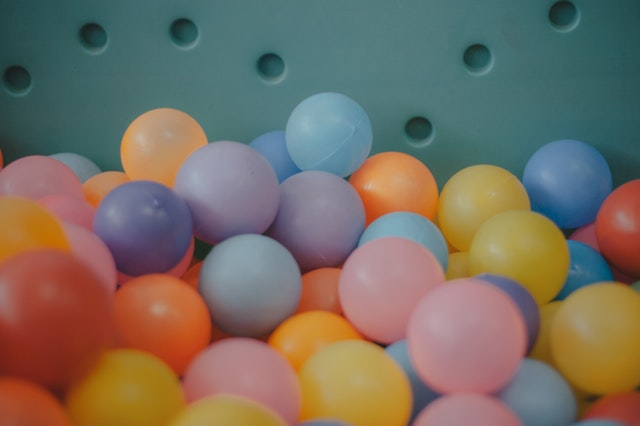
#> input picture 10.klasor/balls.jpg, 640 x 426 px, given in place of the camera
$ python ekrana_resim_cizdirme.py
#> lines starting #> are read from the running program, lines starting #| are printed output that depends on the picture; after the words box and inside, x2 and y2 are one past the last pixel; in counts of white or black regions, pixels touching at a corner belong together
import cv2
import numpy as np
from collections import deque ##bu fonksiyon sayesinde listeleme  işi yapicaz.
# [10 lines of commented-out code are left out]

capture = None
for i in range(100):
    capture = cv2.VideoCapture(i, cv2.CAP_DSHOW)
    if capture.isOpened():
        print(f"Camera opened with index {i}")
        break
    capture.release()

if not capture or not capture.isOpened():
    print("Error: Could not open any video capture.")
    exit()


kernel = ((5,5),np.uint8)

#mavi silgim icin
lower_blue = np.array([100,60,60])
upper_blue = np.array([140,255,255])

#cizdigimiz cizgilerin noktalairni saklamak icin listeleri olusturucaz
blue_points = [deque(maxlen=512)]
green_points = [deque(maxlen=512)]
red_points = [deque(maxlen=512)]
yellow_points = [deque(maxlen=512)]
#bunlarin indekslerine ihtiyacaimiz var birazdan while dongusu icerisinde indeksleri kullanicaz

blue_indeks = 0
green_indeks = 0
red_indeks = 0
yellow_indeks = 0

colors = [(255,0,0),(0,255,0),(0,0,255),(0,255,255)]
#colors[0] aslinda mavi ((255,0,0)) yani
color_indeks = 0

#paint windowu ayarlicaz

paintWindow = np.zeros((471,636,3)) + 255 # siyahti ama biz 255 ekledik 0lardan olusan matris 255ten olusmaya basladi ve beyaz oldu
#bunun uzerine ciizmler yapcaz
paintWindow = cv2.rectangle(paintWindow,(40,1),(140,65),(0,0,0),2)
#eğer mavi nesnem paintwindowuma cizdigim beyaz dikdörtgenimin koordinatlari içerisine girerse ekran temizlenecek.

#diğer düğmeleri de oluşturalim
paintWindow = cv2.rectangle(paintWindow,(160,1),(255,65),colors[0],-1)
paintWindow = cv2.rectangle(paintWindow,(275,1),(370,65),colors[1],-1)
paintWindow = cv2.rectangle(paintWindow,(390,1),(485,65),colors[2],-1)
paintWindow = cv2.rectangle(paintWindow,(505,1),(600,65),colors[3],-1)
#-1 olmasi kapali anlamina içi dolu  geliyor aslinda

font = cv2.FONT_HERSHEY_SIMPLEX
cv2.putText(paintWindow,"CLEAR ALL",(49,33),font,0.5,(0,0,0),2,cv2.LINE_AA)
cv2.putText(paintWindow,"BLUE",(185,33),font,0.5,(255,255,255),2,cv2.LINE_AA)
cv2.putText(paintWindow,"GREEN",(298,33),font,0.5,(255,255,255),2,cv2.LINE_AA)
cv2.putText(paintWindow,"RED",(420,33),font,0.5,(255,255,255),2,cv2.LINE_AA)
cv2.putText(paintWindow,"YELLOW",(520,33),font,0.5,(255,255,255),2,cv2.LINE_AA)

cv2.namedWindow("Paint") #beyaz bir cizim penceremiz olcak bu
#aslinda olustrudgumuz seyi bu pencere işine yerleştiricem


while 1:
    ret,frame = capture.read()
#> frame is the input picture: shape (426, 640, 3); mean B, G, R 97.5, 110.1, 120
    frame = cv2.flip(frame,1)
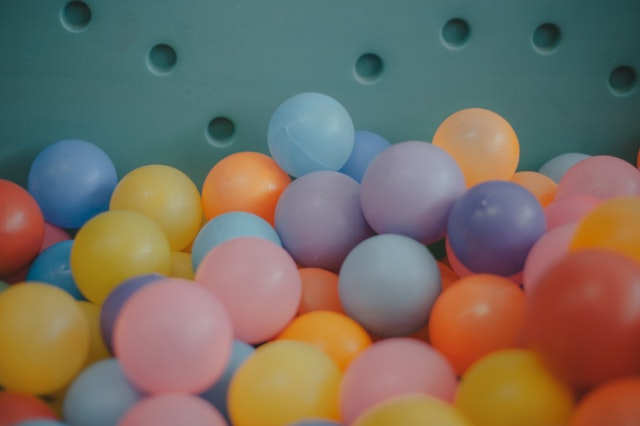
#> frame: shape (426, 640, 3); mean B, G, R 97.5, 110.1, 120

    #nesneyi yakalicaz hsv,mask islemleri
    hsv = cv2.cvtColor(frame,cv2.COLOR_BGR2HSV)
#> hsv: shape (426, 640, 3); mean H, S, V 76.2, 115.2, 140.5

    #HEM CİZİM PENCERESİ OLSUTURUCAZ HEM DE FRAMELER ÜZERİNE CİSİM YAPCAZ

    frame = cv2.rectangle(frame,(40,1),(140,65),(0,0,0),2)
    frame = cv2.rectangle(frame,(160,1),(255,65),colors[0],-1)
    frame = cv2.rectangle(frame,(275,1),(370,65),colors[1],-1)
    frame = cv2.rectangle(frame,(390,1),(485,65),colors[2],-1)
    frame = cv2.rectangle(frame,(505,1),(600,65),colors[3],-1)


    font = cv2.FONT_HERSHEY_SIMPLEX
    cv2.putText(frame,"CLEAR ALL",(49,33),font,0.5,(0,0,0),2,cv2.LINE_AA)
    cv2.putText(frame,"BLUE",(185,33),font,0.5,(255,255,255),2,cv2.LINE_AA)
    cv2.putText(frame,"GREEN",(298,33),font,0.5,(255,255,255),2,cv2.LINE_AA)
    cv2.putText(frame,"RED",(420,33),font,0.5,(255,255,255),2,cv2.LINE_AA)
    cv2.putText(frame,"YELLOW",(520,33),font,0.5,(255,255,255),2,cv2.LINE_AA)
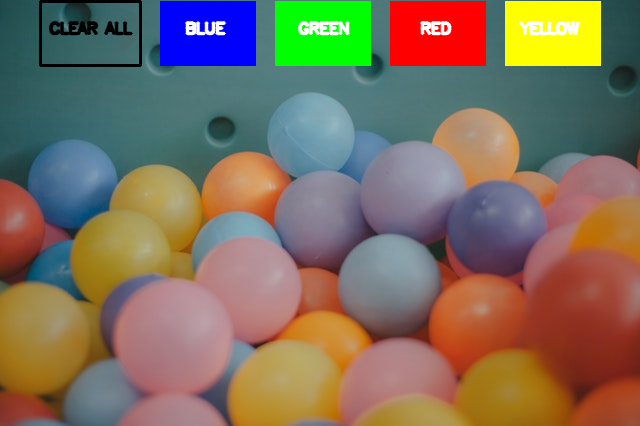
#> frame: shape (426, 640, 3); mean B, G, R 93.8, 111.7, 125.8

    if ret is False:
        break


    mask = cv2.inRange(hsv,lower_blue,upper_blue) #nesnemizi yakalicaz.
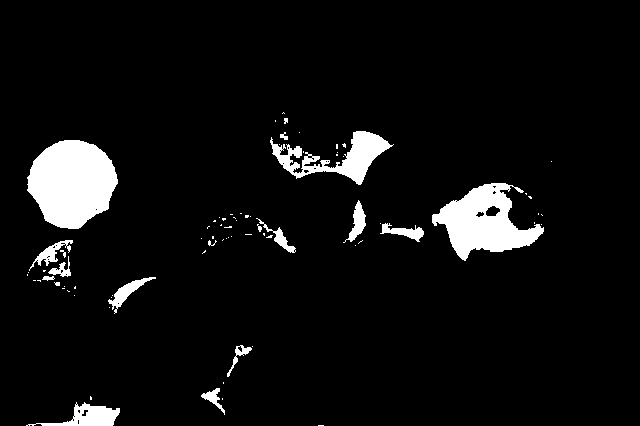
#> mask: shape (426, 640); 6.1% white; 79 white regions (61 under 20 px), largest, box (x1, y1, x2, y2) and area: (27, 140, 118, 229) 5951, (432, 183, 544, 261) 4450, (270, 131, 394, 185) 2375

    mask = cv2.erode(mask,(5,5),iterations=2)
#> mask: shape (426, 640); 5.3% white; 47 white regions (34 under 20 px), largest, box (x1, y1, x2, y2) and area: (28, 142, 118, 229) 5764, (432, 185, 544, 261) 4100, (270, 133, 390, 185) 1935
    mask = cv2.morphologyEx(mask,cv2.MORPH_OPEN,(5,5))
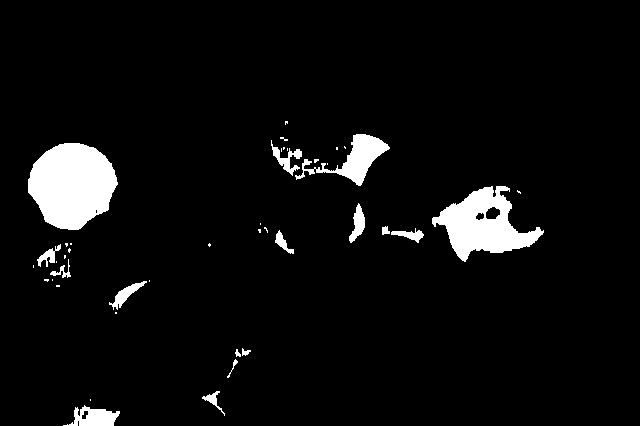
#> mask: shape (426, 640); 5.2% white; 42 white regions (26 under 20 px), largest, box (x1, y1, x2, y2) and area: (28, 143, 118, 230) 5764, (432, 186, 544, 262) 4095, (295, 134, 390, 186) 1574
    mask = cv2.dilate(mask,(5,5),iterations=1)
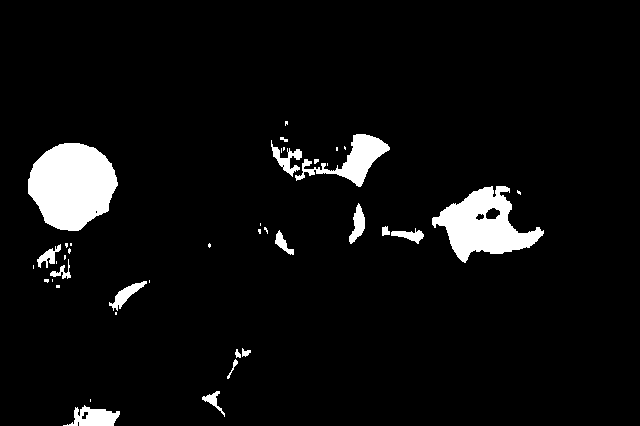
#> mask: shape (426, 640); 5.5% white; 41 white regions (23 under 20 px)


    #artık konturlarımızı bulucaz

    contours,_ = cv2.findContours(mask,cv2.RETR_TREE,cv2.CHAIN_APPROX_SIMPLE)
#> contours = 46 contours, 27 with area under 20; largest, box (x1, y1, x2, y2) and area: (28, 143, 118, 231) 5732, (432, 186, 544, 263) 4217, (295, 134, 390, 187) 1528, (63, 405, 120, 426) 648, (109, 281, 147, 311) 314
    #diğer renklerden ayırdıgımız o nesneye bir cember cizicez yani o mavi silgimize
    #bu cemberin merkezi ne zaman o renklerin koordinatına girerse o renkle işlem yapcaz

    center = None

    if len(contours) > 0:
        max_contours = sorted(contours,key = cv2.contourArea,reverse = True)[0]  #büükten kucuge siraladk 0ıncıs en buyuk oldu
#> max_contours = contour of 122 points, box (x1, y1, x2, y2) (28, 143, 118, 231), area 5732

        ((x,y),radius) = cv2.minEnclosingCircle(max_contours)
#> x = 72.29; y = 186.1; radius = 45.09
        cv2.circle(frame,(int(x),int(y)),int(radius),(0,255,124),3)
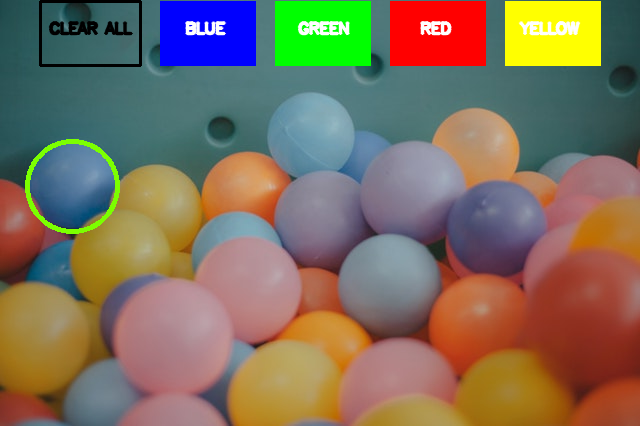
#> frame: shape (426, 640, 3); 0.51% of pixels changed, all inside (x1, y1, x2, y2) = (25, 139, 120, 234)

        #merkez nktmiza ihtiyacımız var
        M = cv2.moments(max_contours)
#> M = moments, m00 5731.5, centre m10/m00, m01/m00 = (71.7, 185)
        center = (int(M["m10"]/M["m00"]),int(M["m01"]/M["m00"]))
#> center = (71, 184)
        #x ve y değerleri sriasiyla

        #centerin bulundugu renk degerlerine göre renk degerlerimizi değişçez
        #yani silginin centerina göre vs aslinda


        if center[1] <= 65:#  #yani ekranın 65inden yukarsıı cizgisne#      ##ise düğmelerin hepsinin y degeri 65ten yuksek deemek ki center şuan oralarda ama şimdi x değerine göre hangi renkte ona bakca
            if 40<=center[0]<=140:
                #clear all
                blue_points = [deque(maxlen=512)]
                green_points = [deque(maxlen=512)]
                red_points = [deque(maxlen=512)]
                yellow_points = [deque(maxlen=512)]

                blue_indeks=0
                green_indeks=0
                red_indeks=0
                yellow_indeks=0

                paintWindow[67:,:,:]=255

            elif 160<=center[0]<=255:
                color_indeks = 0
                #indeksimizi ayarladik blueay

            elif 275<=center[0]<=370:
                color_indeks = 1
                #green

            elif 390<=center[0]<=485:
                color_indeks = 2
                #red
            elif 505<=center[0]<=600:
                color_indeks = 3
                #yellow
        else: #eğer 65ten buyukse artik cizim yapicamiz kısma gelmis oluyoruz alt kısıma
            #unutma bu silgi oynuyo ya sürekli o yüzden guncelleniyo center surekli
            if color_indeks == 0:
                blue_points[blue_indeks].appendleft(center)
                #centerim silgimin centeri, cizimde onunla beraber butun noktalarimizi eklicezç
                #deque sayesainde bu silgiyi oynattikca o noktalar sakliyoruz centerimiz mesela aşağıda bir yerde cizdi nokta öyle onlari sakliyoruz

            elif color_indeks == 1:
                green_points[green_indeks].appendleft(center)

            elif color_indeks == 2:
                red_points[red_indeks].appendleft(center)

            elif color_indeks == 3:
                yellow_points[yellow_indeks].appendleft(center)
    else:
        blue_points.append(deque(maxlen=512))
        blue_indeks+=1

        green_points.append(deque(maxlen=512))
        green_indesk+=1

        red_points.append(deque(maxlen=512))
        red_indeks+=1

        yellow_points.append(deque(maxlen=512))
        yellow_indeks+=1

    points = [blue_points,green_points,red_points,yellow_points]
    #noktaarimi tutuvcak
    #blue points mesela x,y tutuyo o yüzden bu points dizisinin degerlerini dongu ile aliriz.

    for i in range(len(points)):
        for j in range(len(points[i])):
            for k in range (len(points[i][j])):
                if points[i][j][k - 1] is None or points[i][j][k] is None:
                    continue
                cv2.line(frame,points[i][j][k - 1],points[i][j][k],colors[i],2)
                cv2.line(paintWindow,points[i][j][k - 1],points[i][j][k],colors[i],2)
#> frame: shape (426, 640, 3); under 0.01% of pixels changed, all inside (x1, y1, x2, y2) = (70, 183, 73, 186)
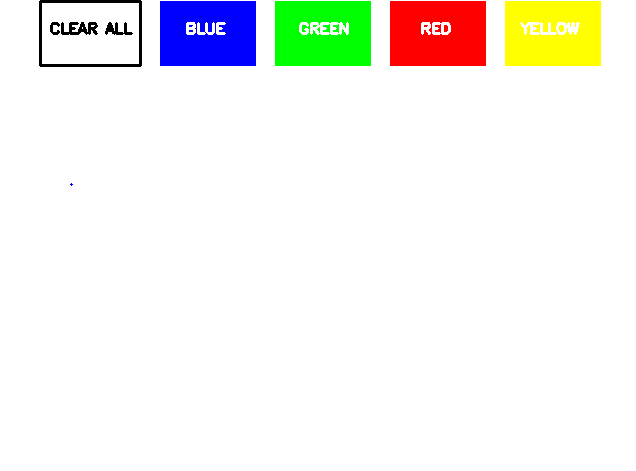
#> paintWindow: shape (471, 636, 3) float64; mean B, G, R 238.7, 243.6, 243.7


    cv2.imshow("frame",frame)
    cv2.imshow("Paint",paintWindow)
    if cv2.waitKey(3) & 0xFF == ord('q'):
#> (key q is pressed here)
        break
